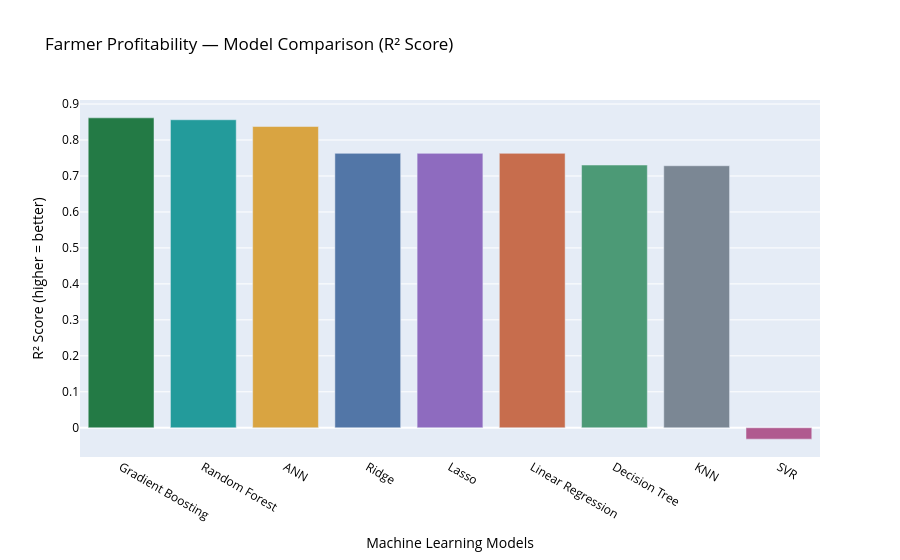

Notebook code cell kept with this figure:
### Code cell
# =============================================================================
# CELL 26 | PROFITABILITY MODEL COMPARISON — INTERACTIVE BAR CHART
# PURPOSE : Visualise R² Scores for all profitability models using Plotly.
# WHY     : Interactive Plotly charts allow zooming and hovering, making them
#           better suited for management presentations and Streamlit dashboards.
# =============================================================================

import plotly.express as px

fig = px.bar(
    profit_results_df,
    x="Model",
    y="R² Score",
    color="Model",
    title="Farmer Profitability — Model Comparison (R² Score)",
    color_discrete_sequence=[
        "#237A45", "#239B9B", "#D9A441",
        "#5276A7", "#8E6BBF", "#C76D4D",
        "#4C9A76", "#7B8794", "#B05A8F"
    ]
)

fig.update_layout(
    xaxis_title="Machine Learning Models",
    yaxis_title="R² Score (higher = better)",
    font=dict(color="black"),
    title_font_color="black",
    showlegend=False
)

fig.show()

# Also plot Accuracy% and F1 side by side
print("Top 3 Models Summary:")
display(profit_results_df[['Model', 'R² Score', 'Accuracy (R²%)', 'F1 Score (Macro)']].head(3))

### Figure 1 — Plotly figure (JSON) as saved in the notebook; plotly's stock layout.template omitted (floating-point values rounded to 4 significant figures)
{"data": [{"hovertemplate": "Model=%{x}<br>R² Score=%{y}<extra></extra>", "legendgroup": "Gradient Boosting", "marker": {"color": "#237A45", "pattern": {"shape": ""}}, "name": "Gradient Boosting", "orientation": "v", "showlegend": true, "textposition": "auto", "type": "bar", "x": ["Gradient Boosting"], "xaxis": "x", "y": [0.8616], "yaxis": "y"}, {"hovertemplate": "Model=%{x}<br>R² Score=%{y}<extra></extra>", "legendgroup": "Random Forest", "marker": {"color": "#239B9B", "pattern": {"shape": ""}}, "name": "Random Forest", "orientation": "v", "showlegend": true, "textposition": "auto", "type": "bar", "x": ["Random Forest"], "xaxis": "x", "y": [0.8563], "yaxis": "y"}, {"hovertemplate": "Model=%{x}<br>R² Score=%{y}<extra></extra>", "legendgroup": "ANN", "marker": {"color": "#D9A441", "pattern": {"shape": ""}}, "name": "ANN", "orientation": "v", "showlegend": true, "textposition": "auto", "type": "bar", "x": ["ANN"], "xaxis": "x", "y": [0.8375], "yaxis": "y"}, {"hovertemplate": "Model=%{x}<br>R² Score=%{y}<extra></extra>", "legendgroup": "Ridge", "marker": {"color": "#5276A7", "pattern": {"shape": ""}}, "name": "Ridge", "orientation": "v", "showlegend": true, "textposition": "auto", "type": "bar", "x": ["Ridge"], "xaxis": "x", "y": [0.7629], "yaxis": "y"}, {"hovertemplate": "Model=%{x}<br>R² Score=%{y}<extra></extra>", "legendgroup": "Lasso", "marker": {"color": "#8E6BBF", "pattern": {"shape": ""}}, "name": "Lasso", "orientation": "v", "showlegend": true, "textposition": "auto", "type": "bar", "x": ["Lasso"], "xaxis": "x", "y": [0.7629], "yaxis": "y"}, {"hovertemplate": "Model=%{x}<br>R² Score=%{y}<extra></extra>", "legendgroup": "Linear Regression", "marker": {"color": "#C76D4D", "pattern": {"shape": ""}}, "name": "Linear Regression", "orientation": "v", "showlegend": true, "textposition": "auto", "type": "bar", "x": ["Linear Regression"], "xaxis": "x", "y": [0.7629], "yaxis": "y"}, {"hovertemplate": "Model=%{x}<br>R² Score=%{y}<extra></extra>", "legendgroup": "Decision Tree", "marker": {"color": "#4C9A76", "pattern": {"shape": ""}}, "name": "Decision Tree", "orientation": "v", "showlegend": true, "textposition": "auto", "type": "bar", "x": ["Decision Tree"], "xaxis": "x", "y": [0.7304], "yaxis": "y"}, {"hovertemplate": "Model=%{x}<br>R² Score=%{y}<extra></extra>", "legendgroup": "KNN", "marker": {"color": "#7B8794", "pattern": {"shape": ""}}, "name": "KNN", "orientation": "v", "showlegend": true, "textposition": "auto", "type": "bar", "x": ["KNN"], "xaxis": "x", "y": [0.7285], "yaxis": "y"}, {"hovertemplate": "Model=%{x}<br>R² Score=%{y}<extra></extra>", "legendgroup": "SVR", "marker": {"color": "#B05A8F", "pattern": {"shape": ""}}, "name": "SVR", "orientation": "v", "showlegend": true, "textposition": "auto", "type": "bar", "x": ["SVR"], "xaxis": "x", "y": [-0.03164], "yaxis": "y"}], "layout": {"barmode": "relative", "font": {"color": "black"}, "legend": {"title": {"text": "Model"}, "tracegroupgap": 0}, "showlegend": false, "title": {"font": {"color": "black"}, "text": "Farmer Profitability — Model Comparison (R² Score)"}, "xaxis": {"anchor": "y", "categoryarray": ["Gradient Boosting", "Random Forest", "ANN", "Ridge", "Lasso", "Linear Regression", "Decision Tree", "KNN", "SVR"], "categoryorder": "array", "domain": [0.0, 1.0], "title": {"text": "Machine Learning Models"}}, "yaxis": {"anchor": "x", "domain": [0.0, 1.0], "title": {"text": "R² Score (higher = better)"}}}}
